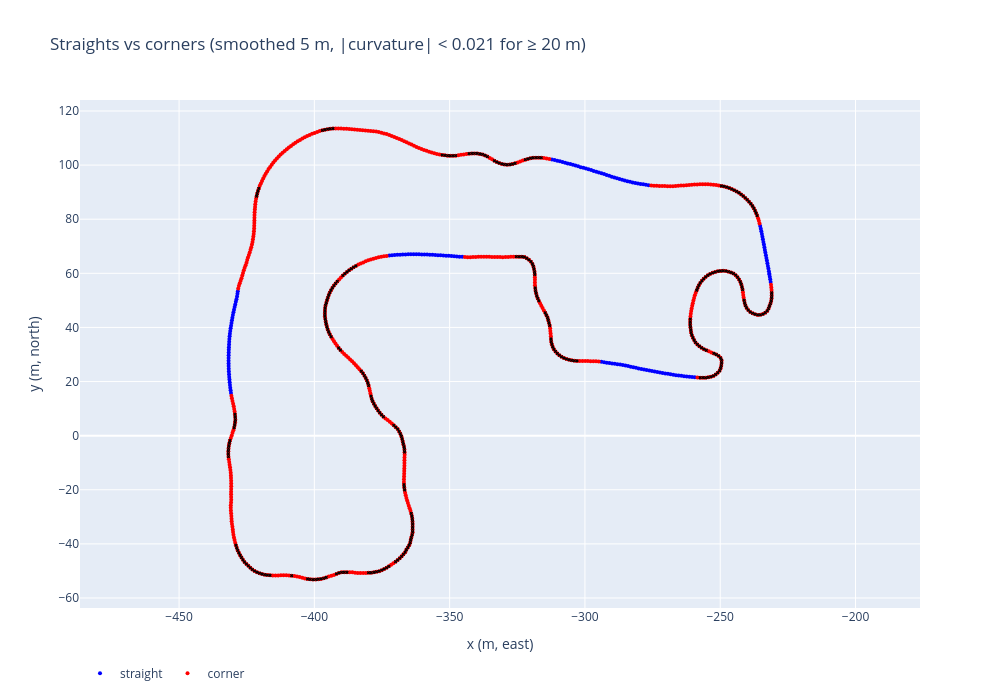

This figure's notebook cell:
### Markdown cell above
it seems like there are some peaks where curvature goes from 0.02 to 0.07 in one m and goes back down (s = 263), let's smooth it out using a rolling average before we threshold.

### Code cell
import numpy as np
import plotly.graph_objects as go
from src.loader import load_centerline

K_STRAIGHT = 0.021     # |curvature| below this = straight-ish
MIN_STRAIGHT_M = 20    # straight-ish stretch must be at least this long
K_CORNER = 0.0385       # |curvature| above this = clearly a corner
SMOOTH_WINDOW_M = 5   # rolling-mean window (odd number, 1 point = 1 m)

def smooth_circular(values: np.ndarray, window: int) -> np.ndarray:
    """Rolling mean over `window` points, wrapping around the end of the loop."""
    half = window // 2
    padded = np.concatenate([values[-half:], values, values[:half]])
    return np.convolve(padded, np.ones(window) / window, mode="valid")

cl = load_centerline()
cl["curvature_smooth"] = smooth_circular(cl["curvature"].to_numpy(), SMOOTH_WINDOW_M)

# straights: low smoothed curvature for at least MIN_STRAIGHT_M
low = (cl["curvature_smooth"].abs() < K_STRAIGHT).to_numpy()
run_id = np.concatenate([[0], np.cumsum(low[1:] != low[:-1])])
if low[0] == low[-1] and run_id[-1] != 0:          # loop: join first and last run
    run_id[run_id == run_id[-1]] = 0
run_len = np.bincount(run_id)
cl["is_straight"] = low & (run_len[run_id] >= MIN_STRAIGHT_M)

fig = go.Figure()
for is_straight, colour, name in [(True, "blue", "straight"), (False, "red", "corner")]:
    part = cl[cl["is_straight"] == is_straight]
    fig.add_trace(go.Scatter(
        x=part["x"], y=part["y"],
        mode="markers",
        marker=dict(size=4, color=colour),
        customdata=part[["s", "curvature_smooth"]],
        hovertemplate="s=%{customdata[0]:.0f} m<br>curvature=%{customdata[1]:.04f}<extra></extra>",
        name=name,
    ))

# sharp points on top
sharp = cl[cl["curvature_smooth"].abs() > K_CORNER]
fig.add_trace(go.Scatter(
    x=sharp["x"], y=sharp["y"],
    mode="markers",
    marker=dict(size=3, color="black", symbol="x"),
    hoverinfo="skip",
    showlegend=False,
))

fig.update_yaxes(scaleanchor="x", scaleratio=1)
fig.update_layout(title=f"Straights vs corners (smoothed {SMOOTH_WINDOW_M} m, "
                        f"|curvature| < {K_STRAIGHT} for ≥ {MIN_STRAIGHT_M} m)",
                  xaxis_title="x (m, east)", yaxis_title="y (m, north)",
                  height=700, width=1000,
                  legend=dict(orientation="h", y=-0.1))
fig.show()

### Figure 1 — Plotly figure (JSON) as saved in the notebook; plotly's stock layout.template omitted (floating-point values rounded to 4 significant figures; data arrays with more than 128 entries replaced by an {"elided": "..."} marker saying what was removed)
{"data": [{"customdata": {"elided": "164x2 float values"}, "hovertemplate": "s=%{customdata[0]:.0f} m<br>curvature=%{customdata[1]:.04f}<extra></extra>", "marker": {"color": "blue", "size": 4}, "mode": "markers", "name": "straight", "type": "scatter", "x": {"elided": "164 float values"}, "y": {"elided": "164 float values"}}, {"customdata": {"elided": "642x2 float values"}, "hovertemplate": "s=%{customdata[0]:.0f} m<br>curvature=%{customdata[1]:.04f}<extra></extra>", "marker": {"color": "red", "size": 4}, "mode": "markers", "name": "corner", "type": "scatter", "x": {"elided": "642 float values"}, "y": {"elided": "642 float values"}}, {"hoverinfo": "skip", "marker": {"color": "black", "size": 3, "symbol": "x"}, "mode": "markers", "showlegend": false, "type": "scatter", "x": {"elided": "314 float values"}, "y": {"elided": "314 float values"}}], "layout": {"height": 700, "legend": {"orientation": "h", "y": -0.1}, "title": {"text": "Straights vs corners (smoothed 5 m, |curvature| < 0.021 for ≥ 20 m)"}, "width": 1000, "xaxis": {"title": {"text": "x (m, east)"}}, "yaxis": {"scaleanchor": "x", "scaleratio": 1, "title": {"text": "y (m, north)"}}}}
